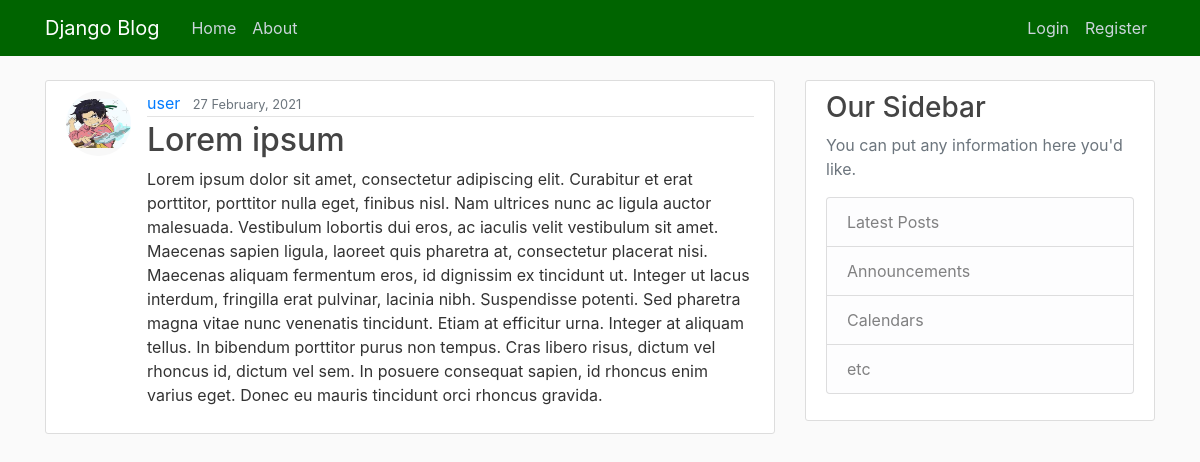
The page /post/8/ on the database its author committed.
### blog/models.py (models this page shows, shortened)
class Post(models.Model):
    title = models.CharField(max_length=100)
    content = models.TextField()
    date_posted = models.DateTimeField(default=timezone.now)
    author = models.ForeignKey(User, on_delete=models.CASCADE)

### users/models.py (models this page shows, shortened)
class Profile(models.Model):
    user = models.OneToOneField(User, on_delete=models.CASCADE)
    image = models.ImageField(default='default.jpg', upload_to='profile_pics')

### blog/views.py (the view)
# urls.py: path('post/<int:pk>/', PostDetailView.as_view(), name='post-detail'),
class PostDetailView(DetailView):
    model = Post

### blog/templates/blog/post_detail.html (shortened to what this page needs)
{% extends "blog/base.html" %}
{% block content %}
        <article class="media content-section">
          <img class="rounded-circle article-img" src="{{ object.author.profile.image.url }}">
          <div class="media-body">
            <div class="article-metadata">
              <a class="mr-2" href="#">{{ object.author }}</a>
              <small class="text-muted">{{ object.date_posted|date:"d F, Y" }}</small>
            </div>
            <h2 class="article-title">{{ object.title }}</h2>
            <p class="article-content">{{ object.content }}</p>
          </div>
        </article>
{% endblock content %}

### blog/static/blog/main.css (style rules this page uses)
body { background: #fafafa; color: #333333; margin-top: 5rem; }
h1, h2, h3, h4, h5, h6 { color: #444444; }
.content-section { background: #ffffff; padding: 10px 20px; border: 1px solid #dddddd; border-radius: 3px; margin-bottom: 20px; }
.article-title { color: #444444; }
.article-content { white-space: pre-line; }
.article-img { height: 65px; width: 65px; margin-right: 16px; }
.article-metadata { padding-bottom: 1px; margin-bottom: 4px; border-bottom: 1px solid #e3e3e3 }

### rows shown on the page
Post: author.profile.image (picture), author "user", date_posted "27 February, 2021", title "Lorem ipsum", content "Lorem ipsum dolor sit amet, consectetur adipiscing elit. Curabitur et erat porttitor, porttitor nulla eget, finibus nisl. Nam ultrices nunc ac ligula auctor malesuada. Vestibulum lobortis dui eros, ac iaculis velit vestibulum sit amet. Maecenas sapien ligula, laoreet quis pharetra at, consectetur placerat nisi. Maecenas aliquam fermentum eros, id dignissim ex tincidunt ut. Integer ut lacus interdum, fringilla erat pulvinar, lacinia nibh. Suspendisse potenti. Sed pharetra magna vitae nunc venenatis tincidunt. Etiam at efficitur urna. Integer at aliquam tellus. In bibendum porttitor purus non tempus. Cras libero risus, dictum vel rhoncus id, dictum vel sem. In posuere consequat sapien, id…"
